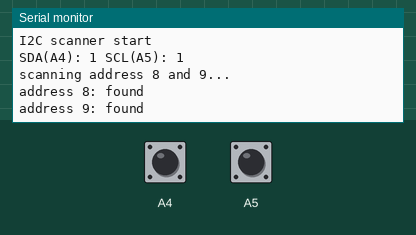
This sketch was run on a simulated Arduino Uno, built with avr-gcc and run on an emulated ATmega328P. Parts: the last lines printed to the serial monitor. Inputs (shaded band) come from the test bench; at power-on: A4 HIGH, A5 HIGH.

Above: at 1.2 s.
1.3 s: A4 pulled LOW for 1 s
At 3.4 s:
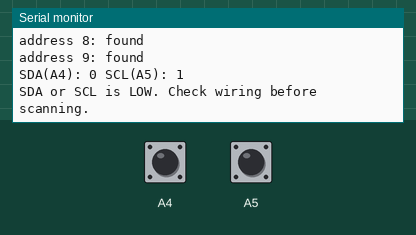
3.8 s: A5 pulled LOW for 1 s
At 5.3 s:
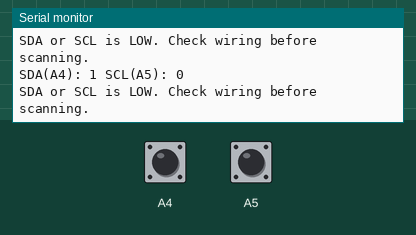

The sketch:

i2c_scanner_2026-06-10.ino
```cpp
#include <Wire.h>

void setup() {
  Serial.begin(9600);

  while (!Serial) {
  }

  Serial.println("I2C scanner start");
}

void loop() {
  pinMode(A4, INPUT_PULLUP);
  pinMode(A5, INPUT_PULLUP);

  int sdaState = digitalRead(A4);
  int sclState = digitalRead(A5);

  Serial.print("SDA(A4): ");
  Serial.print(sdaState);
  Serial.print(" SCL(A5): ");
  Serial.println(sclState);

  if (sdaState == LOW || sclState == LOW) {
    Serial.println("SDA or SCL is LOW. Check wiring before scanning.");
    Serial.println();
    delay(2000);
    return;
  }

  Wire.begin();
  Wire.setClock(10000);

  Serial.println("scanning address 8 and 9...");

  scanAddress(8);
  scanAddress(9);

  Serial.println();
  delay(2000);
}

void scanAddress(byte address) {
  Wire.beginTransmission(address);
  byte error = Wire.endTransmission();

  Serial.print("address ");
  Serial.print(address);
  Serial.print(": ");

  if (error == 0) {
    Serial.println("found");
  } else {
    Serial.print("not found / error ");
    Serial.println(error);
  }
}
```

Measured:
- after the input at 1.3 s, the serial monitor: prints a new line after 0.75 s (image 1)
- after the input at 3.8 s, the serial monitor: prints a new line after 0.26 s (image 2)
